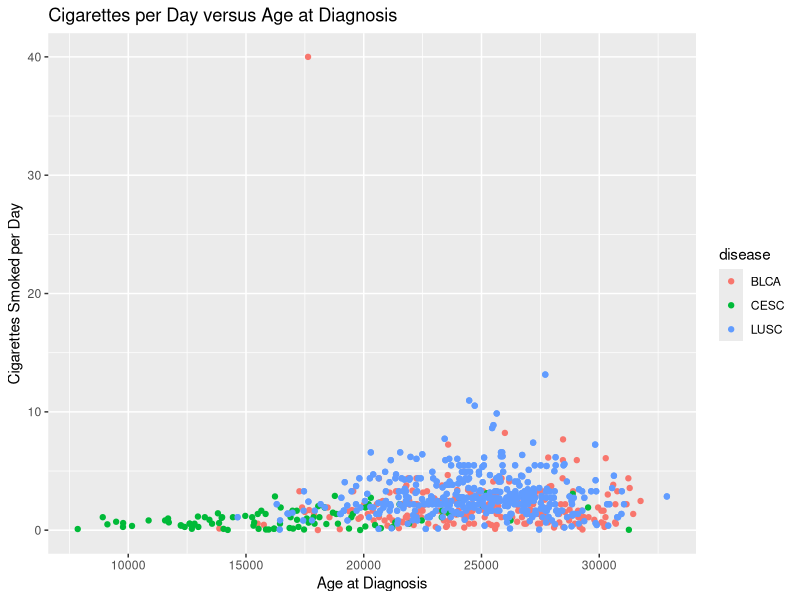
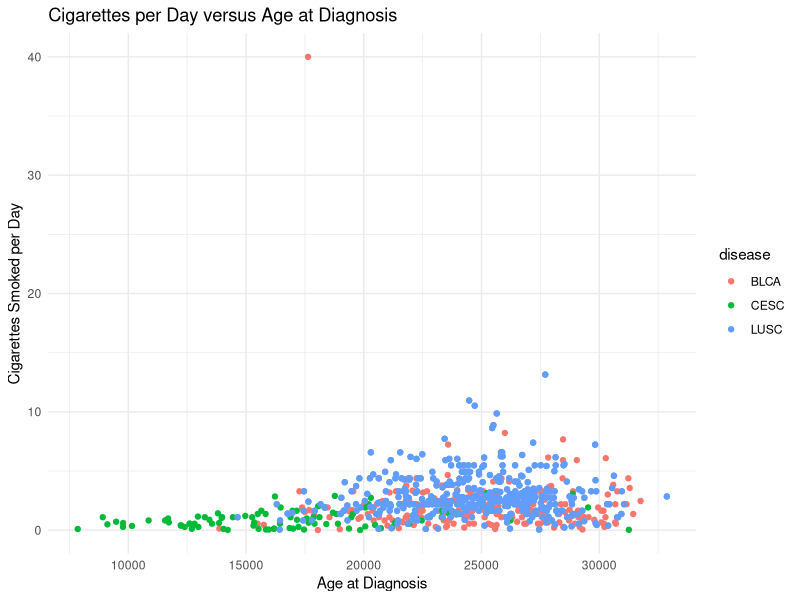
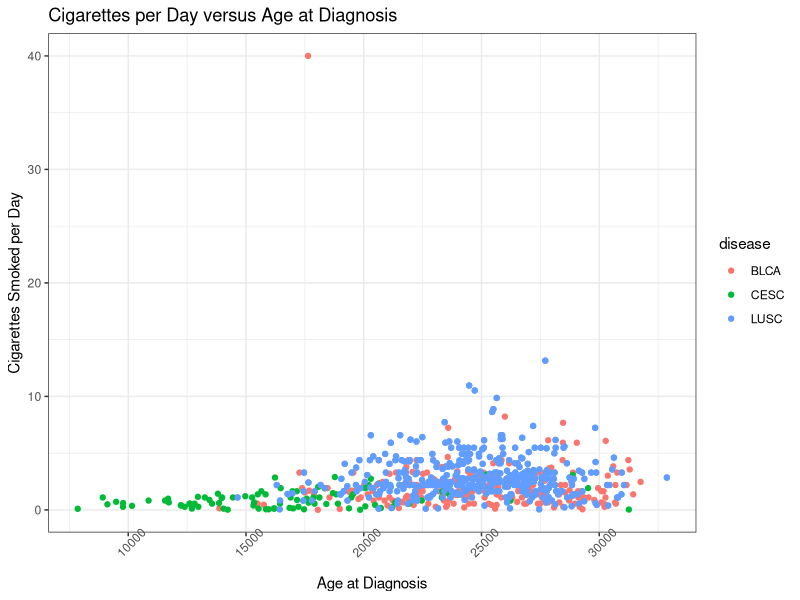
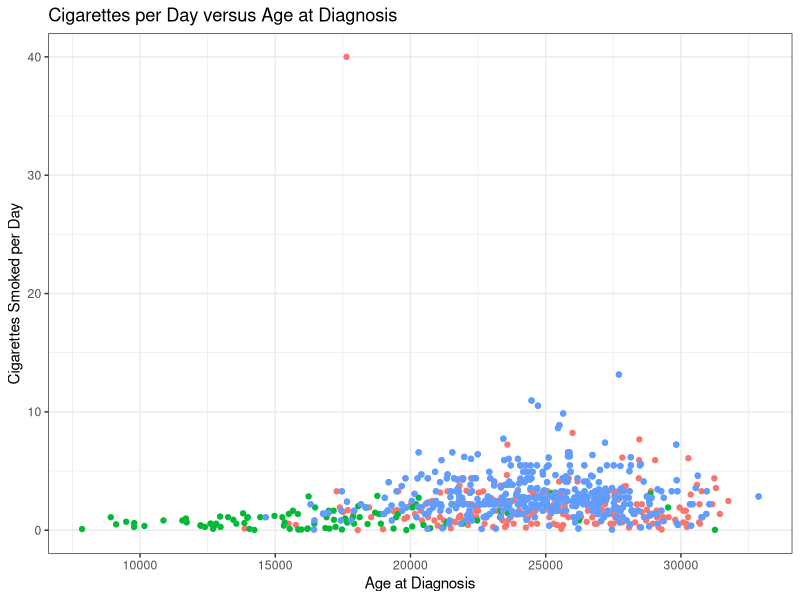
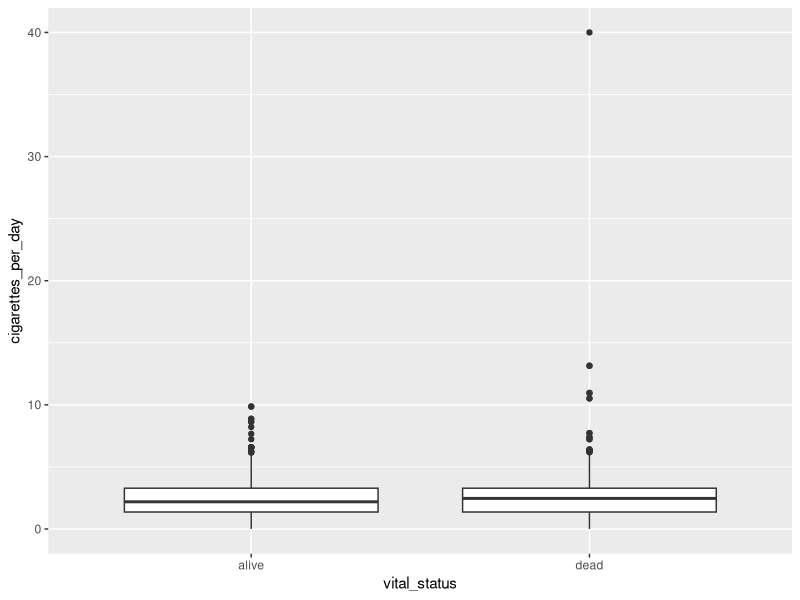
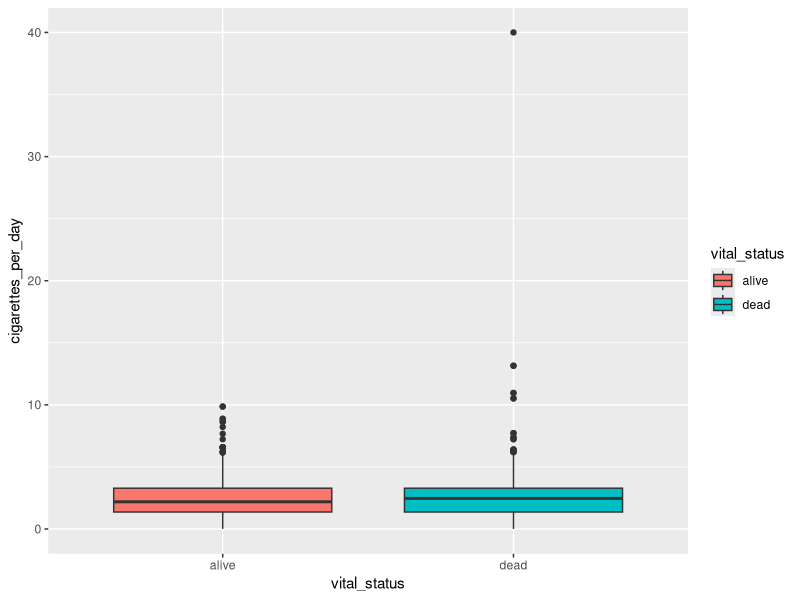
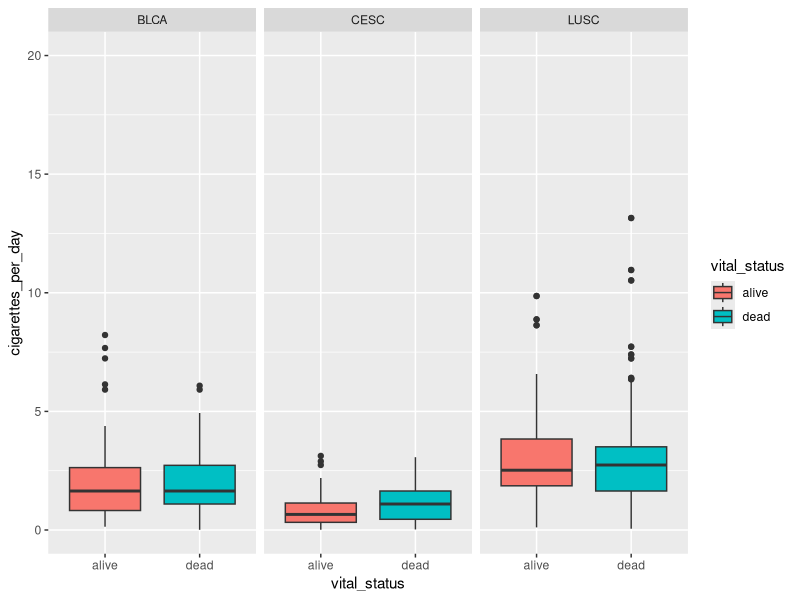
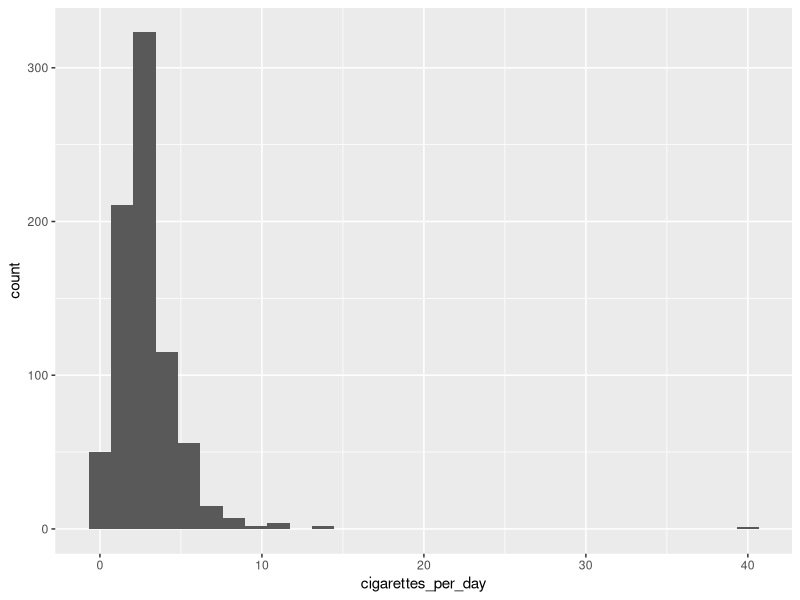

The R script that drew these images, in order:
## ---- chunk 1
knitr::opts_chunk$set(echo = TRUE)
## ---- chunk 2
# load library
library(tidyverse)
library(readxl)


smoke_complete <- read_excel("data/smoke_complete.xlsx", 
                             sheet=1, 
                             na="NA")


#remove some columns - we'll talk about this later
smoke_complete <- smoke_complete %>% 
  select(age_at_diagnosis, tumor_stage,
         cigarettes_per_day, gender, 
         vital_status, disease)
## ---- chunk 3
our_plot <- ggplot(smoke_complete) +

  aes(x = age_at_diagnosis, 
      y = cigarettes_per_day, 
      color = disease) +
  
  geom_point() +
  
  labs(title = "Cigarettes per Day versus Age at Diagnosis",
       x = "Age at Diagnosis",
       y = "Cigarettes Smoked per Day")
  
our_plot
## ---- chunk 4
our_plot +
  theme_minimal()
## ---- chunk 5
our_plot + 
  theme_bw() +
  theme(axis.text.x = element_text(angle = 45))
## ---- chunk 6
our_plot + 
  theme_bw() +
  theme(legend.position = "none")
## ---- chunk 7
# save plot to file
ggsave("awesomePlot.jpg", width = 10, height = 10, dpi = 300)
## ---- chunk 8
character_vector <- c("Dog", "Dog", "Cat", "Mouse")
table(character_vector)
## ---- chunk 9
factor_vector <- factor(character_vector, 
                        levels = c("Dog", "Cat", "Mouse"))

table(factor_vector)
## ---- chunk 10
# creating a boxplot

ggplot(smoke_complete) +
  
  aes(x = vital_status, y = cigarettes_per_day) +
  
  geom_boxplot()
## ---- chunk 11
# adding color
ggplot(smoke_complete) +
  
  aes(x = vital_status, 
      y = cigarettes_per_day, 
      fill = vital_status) +
  
  geom_boxplot()
## ---- chunk 12
# adding color
ggplot(smoke_complete) +
  
  aes(x = vital_status, 
      y = cigarettes_per_day, 
      fill = vital_status) +
  
  geom_boxplot() +
  
  ylim(c(0,20)) +
  
  facet_wrap(vars(disease))
## ---- chunk 13
# Take my dataset smoke complete **and then**
smoke_complete %>%
  
#sort it by cigarettes_per day **and then**
  arrange(cigarettes_per_day) %>%

#filter it to only have males
  filter(gender == "male")

## ---- chunk 14
smoke_complete %>%
  arrange(cigarettes_per_day)
## ---- chunk 15
arrange(smoke_complete, cigarettes_per_day)
## ---- chunk 16
arranged_smokers <- smoke_complete %>%
  filter(gender == "male")

ggplot(data=arranged_smokers) +
  aes(x = cigarettes_per_day) +
  geom_histogram()
## ---- chunk 17
smoke_complete %>% 
  arrange(cigarettes_per_day)
## ---- chunk 18
smoke_complete %>%
  arrange(desc(cigarettes_per_day))
## ---- chunk 19
smoke_complete %>%
  arrange(desc(cigarettes_per_day),
          tumor_stage)
## ---- chunk 20
smoke_complete %>%
  arrange(
    tumor_stage,
    desc(cigarettes_per_day)
          )
## ---- chunk 21
smoke_complete %>%
  filter(cigarettes_per_day < 20)

## ---- chunk 22
smoke_complete %>%
  filter(tumor_stage == "stage iv")
## ---- chunk 23
smoke_complete %>%
  filter(gender == "male" & 
           tumor_stage == "stage iv")

## ---- chunk 24
smoke_complete %>%
  filter(gender == "male" |
           tumor_stage == "stage iv")
## ---- chunk 25
smoke_complete %>%
  select(gender, tumor_stage)

## ---- chunk 26
smoke_complete %>%
  select(-gender)

## ---- chunk 27
processed_data <- smoke_complete %>%
  select(-gender) %>%
  filter(cigarettes_per_day < 20)

write_excel_csv(x = processed_data,
                path = "data/processed_data.csv")
## ---- chunk 28
smoke_complete <- read_excel("data/smoke_complete.xlsx", sheet =1, na= "NA")


## ---- chunk 29


## ---- chunk 30


## ---- chunk 31


## ---- chunk 32




